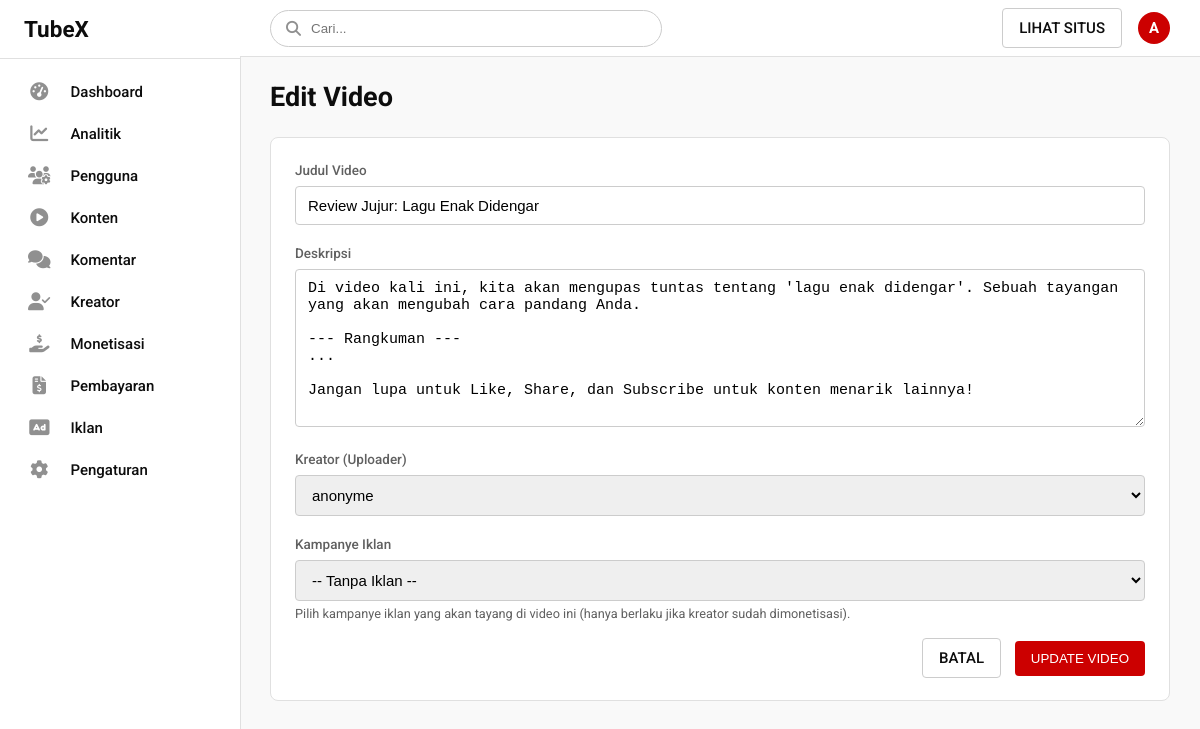
The app's page /admin/video_form.php?edit_id=3 (signed in) with its own data.
### tables this page shows
CREATE TABLE `videos` (
  `id` int(11) NOT NULL,
  `youtube_id` varchar(20) NOT NULL,
  `title` varchar(255) NOT NULL,
  `description` text DEFAULT NULL,
  `thumbnail_url` varchar(255) DEFAULT NULL,
  `duration` int(11) NOT NULL DEFAULT 0 COMMENT 'Durasi dalam detik',
  `uploader_id` int(11) NOT NULL,
  `views` int(11) NOT NULL DEFAULT 0,
  `likes` int(11) NOT NULL DEFAULT 0,
  `dislikes` int(11) NOT NULL DEFAULT 0,
  `earnings` decimal(20,10) NOT NULL DEFAULT 0.0000000000,
  `ad_campaign_id` int(11) DEFAULT NULL,
  `created_at` timestamp NULL DEFAULT current_timestamp()
);

CREATE TABLE `users` (
  `id` int(11) NOT NULL,
  `username` varchar(50) NOT NULL,
  `email` varchar(100) NOT NULL,
  `password` varchar(255) NOT NULL,
  `role` enum('user','creator','admin') NOT NULL DEFAULT 'user',
  `balance` decimal(20,10) NOT NULL DEFAULT 0.0000000000,
  `creator_earnings` decimal(20,10) NOT NULL DEFAULT 0.0000000000,
  `monetization_status` enum('not_applied','pending','approved','rejected') NOT NULL DEFAULT 'not_applied',
  `ad_zone_id` int(11) DEFAULT NULL,
  `revenue_share` tinyint(3) DEFAULT 55 COMMENT 'Persentase bagi hasil untuk kreator (e.g., 55 untuk 55%)',
  `created_at` timestamp NULL DEFAULT current_timestamp()
);

### admin/video_form.php (the view, shortened to what this page needs)
<?php
require_once '../includes/db_connect.php';
$video_data = null;
$page_title = 'Edit Video';
$video_id = (int)$_GET['edit_id'];
$creators = $pdo->query("SELECT id, username FROM users WHERE role = 'creator'")->fetchAll();
if ($_SERVER['REQUEST_METHOD'] === 'POST') {
    $title = trim($_POST['title']);
    $description = trim($_POST['description']);
    $uploader_id = (int)$_POST['uploader_id'];
    $ad_campaign_id = !empty($_POST['ad_campaign_id']) ? (int)$_POST['ad_campaign_id'] : null;
    if (empty($title) || empty($uploader_id)) {
        $error = "Judul dan Kreator wajib diisi.";
        $video_data = $_POST;
        $video_data['id'] = $video_id;
    } else {
        try {
            $stmt = $pdo->prepare(
                "UPDATE videos SET title = ?, description = ?, uploader_id = ?, ad_campaign_id = ? WHERE id = ?"
            );
            $stmt->execute([$title, $description, $uploader_id, $ad_campaign_id, $video_id]);
            $_SESSION['message'] = "Data video berhasil diperbarui.";
            header("Location: videos.php");
            exit();
        } catch (PDOException $e) {
            $error = "Terjadi kesalahan database: " . $e->getMessage();
            $video_data = $_POST;
            $video_data['id'] = $video_id;
        }
    }
} else {
    $stmt = $pdo->prepare("SELECT id, title, description, uploader_id, ad_campaign_id FROM videos WHERE id = ?");
    $stmt->execute([$video_id]);
    $video_data = $stmt->fetch();
}
include '../includes/templates/header_admin.php';
?>
<h1><?= htmlspecialchars($page_title) ?></h1>
<div class="admin-section">
    <div class="content">
        <form method="POST">
            <label for="title">Judul Video</label>
            <input type="text" id="title" name="title" value="<?= htmlspecialchars($video_data['title']) ?>" required>
            <label for="description">Deskripsi</label>
            <textarea id="description" name="description" rows="8"><?= htmlspecialchars($video_data['description']) ?></textarea>
            <label for="uploader_id">Kreator (Uploader)</label>
            <select id="uploader_id" name="uploader_id" required>
                <?php foreach ($creators as $creator): ?>
                    <option value="<?= $creator['id'] ?>" <?= ($creator['id'] == $video_data['uploader_id']) ? 'selected' : '' ?>>
                        <?= htmlspecialchars($creator['username']) ?>
                    </option>
                <?php endforeach; ?>
            </select>
            <label for="ad_campaign_id">Kampanye Iklan</label>
            <select name="ad_campaign_id" id="ad_campaign_id">
                <option value="">-- Tanpa Iklan --</option>
            </select>
            <small class="form-hint">Pilih kampanye iklan yang akan tayang di video ini (hanya berlaku jika kreator sudah dimonetisasi).</small>
            <div style="text-align: right; margin-top: 20px;">
                <a href="videos.php" class="btn btn-outline" style="margin-right: 10px;">Batal</a>
                <button type="submit" class="btn btn-primary">Update Video</button>
            </div>
        </form>
    </div>
</div>
<?php
include '../includes/templates/footer_admin.php';
?>

### assets/css/style_admin.css (style rules this page uses)
:root { --bg-main: #f9f9f9; --bg-sidebar: #ffffff; --bg-topbar: #ffffff; --bg-card: #ffffff; --text-primary: #0d0d0d; --text-secondary: #606060; --border-color: #e0e0e0; --primary-color: #cc0000; --primary-hover: #990000; --sidebar-icon: #909090; --sidebar-active-bg: #f2f2f2; --shadow: 0 1px 4px rgba(0, 0, 0, 0.04); --success-color: #16a34a; --danger-color: #dc2626; }
body { background-color: var(--bg-main); color: var(--text-primary); font-family: 'Roboto', sans-serif; margin: 0; font-size: 15px; }
.admin-content-area h1 { font-size: 1.8em; margin: 0 0 24px 0; }
.admin-section { background-color: var(--bg-card); border: 1px solid var(--border-color); border-radius: 8px; margin-bottom: 24px; }
.admin-section .content { padding: 24px; }
form label { display: block; margin-bottom: 8px; font-weight: 500; color: var(--text-secondary); font-size: 0.9em; }
form input, form select, form textarea { width: 100%; padding: 10px 12px; margin-bottom: 20px; border-radius: 4px; border: 1px solid #ccc; box-sizing: border-box; font-size: 1em; }
.btn, button, .button { text-transform: uppercase; font-weight: 500; border-radius: 4px; padding: 10px 16px; border: none; cursor: pointer; text-decoration: none; transition: background-color 0.2s; }
.btn-primary, button[type="submit"] { background-color: var(--primary-color); color: white; }
.btn-outline { border: 1px solid #ccc; background: none; color: var(--text-primary); }

### admin/video_form.php (style rules this page uses)
.form-hint { display: block; margin-top: -15px; margin-bottom: 20px; font-size: 0.85em; color: var(--text-secondary); }

### records on screen
videos: title "Review Jujur: Lagu Enak Didengar", description "Di video kali ini, kita akan mengupas tuntas tentang 'lagu enak didengar'. Sebuah tayangan yang akan mengubah cara pandang Anda. --- Rangkuman --- ... Jangan lupa untuk Like, Share, dan Subscribe untuk konten menarik lainnya!", uploader_id "anonyme"

### other values on screen
substr($_SESSION['username'], 0, 1) "A"
$page_title "Edit Video"
